Frame 1 (no input): blank canvas, image omitted
Frame 60 (no input): blank canvas, image omitted
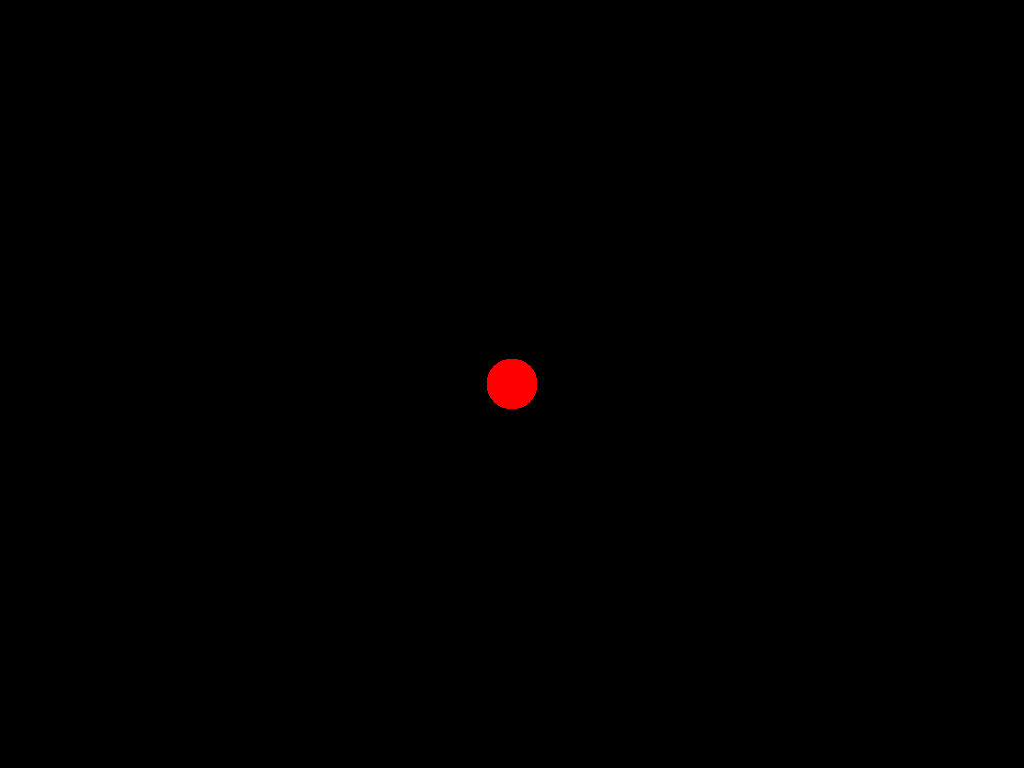
Frame 120 (the mouse pressed at the canvas centre since frame 60)

The p5.js sketch whose frames 1 and 60 were blank and that drew this single picture after the mouse press (run headless with seeded random() and noise() and a simulated clock; from frame 60 on, the mouse is pressed at the canvas centre):

// p5.js sketch
// ── sketch.js
function setup() {
  createCanvas(1024, 768);
  background(0);
}

function draw() {
  if (mouseIsPressed){ // The functions below occur when the mouse is pressed
    noStroke(); // takes out the outline of the circle.
    fill(255,0,0); // last parameter is transperency
    ellipse(mouseX, mouseY, 50); //using the mouse for the location of the ellipse
  }

}
